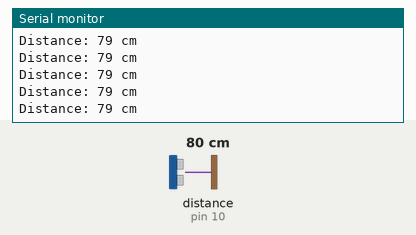
A sketch run on a simulated Arduino Uno, built with avr-gcc and run on an emulated ATmega328P. Parts: the last lines printed to the serial monitor. Wiring (inferred from the names in the program): ultrasonic range finder: trigger pin 9; echo pin 10. Inputs (shaded band) come from the test bench; at power-on: distance to the obstacle (sensor on pin 10) 80 cm. The echo pulse lasts 58.3 µs per cm.

Above: at 1.2 s.
1.3 s: distance to the obstacle (sensor on pin 10) set to 2 cm
At 1.38 s:
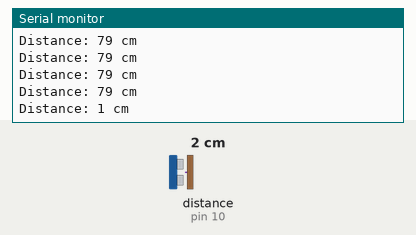
4.3 s: distance to the obstacle (sensor on pin 10) set to 250 cm
At 4.41 s:
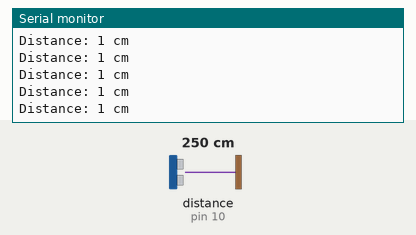
Timing chart, 0 to 7.3 s (numbered marks = the images above; inputs shaded):
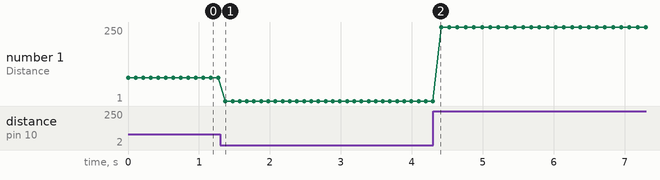

The sketch:

arduino.ino
```cpp
const int trig = 9;
const int ech = 10;

void setup() {
  pinMode(trig, OUTPUT);
  pinMode(ech, INPUT);
  Serial.begin(9600);
}

void loop() {
  digitalWrite(trig, LOW);
  delayMicroseconds(2);
  digitalWrite(trig, HIGH);
  delayMicroseconds(10);
  digitalWrite(trig, LOW);
  long timeRequied = pulseIn(ech, HIGH);    //measure time required
  int distance = (timeRequied / 2) / 29.1;  //calculate the distance
  Serial.print("Distance: ");
  Serial.print(distance);
  Serial.println(" cm");
  delay(100);
}
```

Measured:
- after the input at 1.3 s, the serial monitor: prints a new line after 0.07 s (image 1)
- plotted number 1: 79 → 1 after the input at 1.3 s, 1 → 250 after the input at 4.3 s
